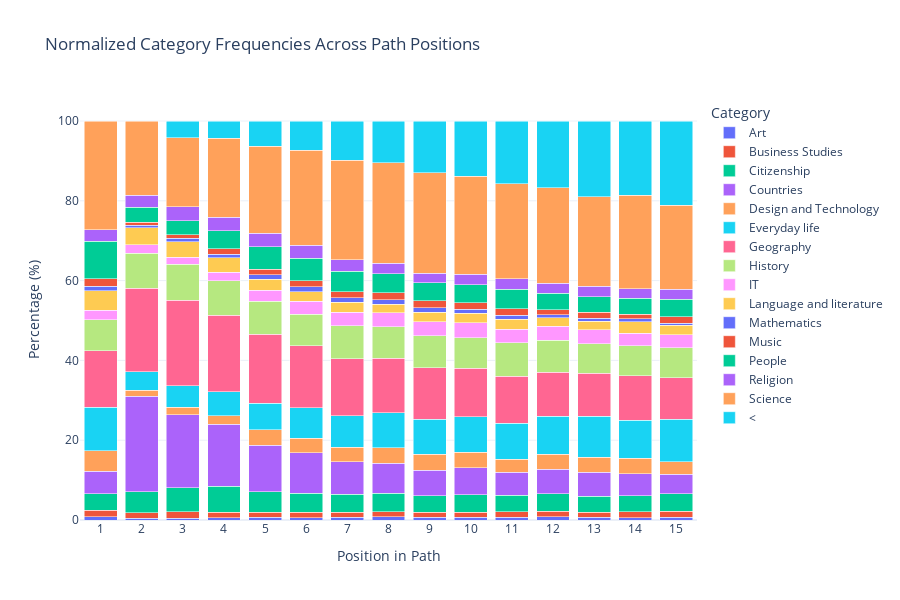

The code cell stored with this chart in its notebook:
### Markdown cell above
## Visual with naviagtion within the same category (not merged)

Allowed:
- Science -> Science -> Science
- Science -> Science -> Science -> Citizenship -> Design and Technology

### Code cell
# Calculate position frequencies (normalized or not)
df_position_data = get_position_frequencies(common_paths_f, max_position=15, normalize=True)

# Plot interactive histogram (line or bar plot, with options for normalization and stacking)
plot_position_interactive(df_position_data, plot_type="bar", normalized=True)

### Figure 1 — Plotly figure (JSON) as saved in the notebook; plotly's stock layout.template omitted (floating-point values rounded to 4 significant figures)
{"data": [{"alignmentgroup": "True", "hovertemplate": "Category=Art<br>Position in Path=%{x}<br>Percentage (%)=%{y}<extra></extra>", "legendgroup": "Art", "marker": {"color": "#636efa", "pattern": {"shape": ""}}, "name": "Art", "offsetgroup": "Art", "orientation": "v", "showlegend": true, "textposition": "auto", "type": "bar", "x": [1, 2, 3, 4, 5, 6, 7, 8, 9, 10, 11, 12, 13, 14, 15], "xaxis": "x", "y": [0.7961, 0.4879, 0.4976, 0.5594, 0.6445, 0.6278, 0.7, 0.7666, 0.6864, 0.6891, 0.7041, 0.8, 0.7332, 0.5569, 0.6823], "yaxis": "y"}, {"alignmentgroup": "True", "hovertemplate": "Category=Business Studies<br>Position in Path=%{x}<br>Percentage (%)=%{y}<extra></extra>", "legendgroup": "Business Studies", "marker": {"color": "#EF553B", "pattern": {"shape": ""}}, "name": "Business Studies", "offsetgroup": "Business Studies", "orientation": "v", "showlegend": true, "textposition": "auto", "type": "bar", "x": [1, 2, 3, 4, 5, 6, 7, 8, 9, 10, 11, 12, 13, 14, 15], "xaxis": "x", "y": [1.661, 1.337, 1.521, 1.421, 1.351, 1.263, 1.261, 1.356, 1.31, 1.22, 1.427, 1.35, 1.211, 1.472, 1.462], "yaxis": "y"}, {"alignmentgroup": "True", "hovertemplate": "Category=Citizenship<br>Position in Path=%{x}<br>Percentage (%)=%{y}<extra></extra>", "legendgroup": "Citizenship", "marker": {"color": "#00cc96", "pattern": {"shape": ""}}, "name": "Citizenship", "offsetgroup": "Citizenship", "orientation": "v", "showlegend": true, "textposition": "auto", "type": "bar", "x": [1, 2, 3, 4, 5, 6, 7, 8, 9, 10, 11, 12, 13, 14, 15], "xaxis": "x", "y": [4.119, 5.233, 6.091, 6.447, 5.063, 4.758, 4.54, 4.555, 4.129, 4.465, 4.015, 4.4, 3.985, 4.097, 4.386], "yaxis": "y"}, {"alignmentgroup": "True", "hovertemplate": "Category=Countries<br>Position in Path=%{x}<br>Percentage (%)=%{y}<extra></extra>", "legendgroup": "Countries", "marker": {"color": "#ab63fa", "pattern": {"shape": ""}}, "name": "Countries", "offsetgroup": "Countries", "orientation": "v", "showlegend": true, "textposition": "auto", "type": "bar", "x": [1, 2, 3, 4, 5, 6, 7, 8, 9, 10, 11, 12, 13, 14, 15], "xaxis": "x", "y": [5.633, 23.94, 18.31, 15.52, 11.68, 10.15, 8.132, 7.599, 6.375, 6.704, 5.823, 6.225, 6.025, 5.449, 4.971], "yaxis": "y"}, {"alignmentgroup": "True", "hovertemplate": "Category=Design and Technology<br>Position in Path=%{x}<br>Percentage (%)=%{y}<extra></extra>", "legendgroup": "Design and Technology", "marker": {"color": "#FFA15A", "pattern": {"shape": ""}}, "name": "Design and Technology", "offsetgroup": "Design and Technology", "orientation": "v", "showlegend": true, "textposition": "auto", "type": "bar", "x": [1, 2, 3, 4, 5, 6, 7, 8, 9, 10, 11, 12, 13, 14, 15], "xaxis": "x", "y": [5.21, 1.481, 1.786, 2.163, 3.932, 3.643, 3.593, 3.803, 3.921, 3.847, 3.311, 3.7, 3.73, 3.898, 3.07], "yaxis": "y"}, {"alignmentgroup": "True", "hovertemplate": "Category=Everyday life<br>Position in Path=%{x}<br>Percentage (%)=%{y}<extra></extra>", "legendgroup": "Everyday life", "marker": {"color": "#19d3f3", "pattern": {"shape": ""}}, "name": "Everyday life", "offsetgroup": "Everyday life", "orientation": "v", "showlegend": true, "textposition": "auto", "type": "bar", "x": [1, 2, 3, 4, 5, 6, 7, 8, 9, 10, 11, 12, 13, 14, 15], "xaxis": "x", "y": [10.88, 4.655, 5.399, 5.979, 6.653, 7.69, 7.957, 8.771, 8.799, 8.958, 8.944, 9.5, 10.3, 9.507, 10.72], "yaxis": "y"}, {"alignmentgroup": "True", "hovertemplate": "Category=Geography<br>Position in Path=%{x}<br>Percentage (%)=%{y}<extra></extra>", "legendgroup": "Geography", "marker": {"color": "#FF6692", "pattern": {"shape": ""}}, "name": "Geography", "offsetgroup": "Geography", "orientation": "v", "showlegend": true, "textposition": "auto", "type": "bar", "x": [1, 2, 3, 4, 5, 6, 7, 8, 9, 10, 11, 12, 13, 14, 15], "xaxis": "x", "y": [14.13, 20.95, 21.45, 19.23, 17.27, 15.56, 14.2, 13.69, 12.91, 12.13, 11.8, 11, 10.74, 11.22, 10.33], "yaxis": "y"}, {"alignmentgroup": "True", "hovertemplate": "Category=History<br>Position in Path=%{x}<br>Percentage (%)=%{y}<extra></extra>", "legendgroup": "History", "marker": {"color": "#B6E880", "pattern": {"shape": ""}}, "name": "History", "offsetgroup": "History", "orientation": "v", "showlegend": true, "textposition": "auto", "type": "bar", "x": [1, 2, 3, 4, 5, 6, 7, 8, 9, 10, 11, 12, 13, 14, 15], "xaxis": "x", "y": [7.815, 8.769, 8.987, 8.636, 8.262, 7.857, 8.276, 7.924, 8.112, 7.709, 8.43, 8.125, 7.459, 7.438, 7.554], "yaxis": "y"}, {"alignmentgroup": "True", "hovertemplate": "Category=IT<br>Position in Path=%{x}<br>Percentage (%)=%{y}<extra></extra>", "legendgroup": "IT", "marker": {"color": "#FF97FF", "pattern": {"shape": ""}}, "name": "IT", "offsetgroup": "IT", "orientation": "v", "showlegend": true, "textposition": "auto", "type": "bar", "x": [1, 2, 3, 4, 5, 6, 7, 8, 9, 10, 11, 12, 13, 14, 15], "xaxis": "x", "y": [2.344, 2.104, 1.846, 2.176, 2.708, 3.259, 3.433, 3.457, 3.443, 3.718, 3.406, 3.475, 3.475, 3.222, 3.216], "yaxis": "y"}, {"alignmentgroup": "True", "hovertemplate": "Category=Language and literature<br>Position in Path=%{x}<br>Percentage (%)=%{y}<extra></extra>", "legendgroup": "Language and literature", "marker": {"color": "#FECB52", "pattern": {"shape": ""}}, "name": "Language and literature", "offsetgroup": "Language and literature", "orientation": "v", "showlegend": true, "textposition": "auto", "type": "bar", "x": [1, 2, 3, 4, 5, 6, 7, 8, 9, 10, 11, 12, 13, 14, 15], "xaxis": "x", "y": [4.896, 4.298, 3.844, 3.586, 2.783, 2.453, 2.517, 2.174, 2.382, 2.412, 2.417, 2.15, 2.104, 2.784, 2.437], "yaxis": "y"}, {"alignmentgroup": "True", "hovertemplate": "Category=Mathematics<br>Position in Path=%{x}<br>Percentage (%)=%{y}<extra></extra>", "legendgroup": "Mathematics", "marker": {"color": "#636efa", "pattern": {"shape": ""}}, "name": "Mathematics", "offsetgroup": "Mathematics", "orientation": "v", "showlegend": true, "textposition": "auto", "type": "bar", "x": [1, 2, 3, 4, 5, 6, 7, 8, 9, 10, 11, 12, 13, 14, 15], "xaxis": "x", "y": [1.161, 0.6597, 0.8862, 0.9423, 1.112, 1.165, 1.091, 1.128, 1.082, 0.9187, 1.066, 0.775, 0.8607, 0.7558, 0.5361], "yaxis": "y"}, {"alignmentgroup": "True", "hovertemplate": "Category=Music<br>Position in Path=%{x}<br>Percentage (%)=%{y}<extra></extra>", "legendgroup": "Music", "marker": {"color": "#EF553B", "pattern": {"shape": ""}}, "name": "Music", "offsetgroup": "Music", "orientation": "v", "showlegend": true, "textposition": "auto", "type": "bar", "x": [1, 2, 3, 4, 5, 6, 7, 8, 9, 10, 11, 12, 13, 14, 15], "xaxis": "x", "y": [1.807, 0.6987, 0.8763, 1.304, 1.432, 1.568, 1.565, 1.695, 1.789, 1.622, 1.598, 1.225, 1.434, 1.154, 1.559], "yaxis": "y"}, {"alignmentgroup": "True", "hovertemplate": "Category=People<br>Position in Path=%{x}<br>Percentage (%)=%{y}<extra></extra>", "legendgroup": "People", "marker": {"color": "#00cc96", "pattern": {"shape": ""}}, "name": "People", "offsetgroup": "People", "orientation": "v", "showlegend": true, "textposition": "auto", "type": "bar", "x": [1, 2, 3, 4, 5, 6, 7, 8, 9, 10, 11, 12, 13, 14, 15], "xaxis": "x", "y": [9.368, 3.728, 3.517, 4.575, 5.535, 5.563, 5.09, 4.754, 4.524, 4.622, 4.929, 4.05, 3.953, 4.018, 4.435], "yaxis": "y"}, {"alignmentgroup": "True", "hovertemplate": "Category=Religion<br>Position in Path=%{x}<br>Percentage (%)=%{y}<extra></extra>", "legendgroup": "Religion", "marker": {"color": "#ab63fa", "pattern": {"shape": ""}}, "name": "Religion", "offsetgroup": "Religion", "orientation": "v", "showlegend": true, "textposition": "auto", "type": "bar", "x": [1, 2, 3, 4, 5, 6, 7, 8, 9, 10, 11, 12, 13, 14, 15], "xaxis": "x", "y": [2.939, 2.994, 3.444, 3.393, 3.451, 3.255, 2.877, 2.609, 2.423, 2.57, 2.55, 2.525, 2.518, 2.387, 2.437], "yaxis": "y"}, {"alignmentgroup": "True", "hovertemplate": "Category=Science<br>Position in Path=%{x}<br>Percentage (%)=%{y}<extra></extra>", "legendgroup": "Science", "marker": {"color": "#FFA15A", "pattern": {"shape": ""}}, "name": "Science", "offsetgroup": "Science", "orientation": "v", "showlegend": true, "textposition": "auto", "type": "bar", "x": [1, 2, 3, 4, 5, 6, 7, 8, 9, 10, 11, 12, 13, 14, 15], "xaxis": "x", "y": [27.24, 18.66, 17.3, 19.77, 21.77, 23.86, 24.93, 25.27, 25.16, 24.62, 23.88, 23.95, 22.51, 23.47, 21.1], "yaxis": "y"}, {"alignmentgroup": "True", "hovertemplate": "Category=<<br>Position in Path=%{x}<br>Percentage (%)=%{y}<extra></extra>", "legendgroup": "<", "marker": {"color": "#19d3f3", "pattern": {"shape": ""}}, "name": "<", "offsetgroup": "<", "orientation": "v", "showlegend": true, "textposition": "auto", "type": "bar", "x": [3, 4, 5, 6, 7, 8, 9, 10, 11, 12, 13, 14, 15], "xaxis": "x", "y": [4.241, 4.292, 6.352, 7.334, 9.836, 10.44, 12.96, 13.8, 15.7, 16.75, 18.97, 18.58, 21.1], "yaxis": "y"}], "layout": {"barmode": "stack", "height": 600, "legend": {"title": {"text": "Category"}, "tracegroupgap": 0}, "title": {"text": "Normalized Category Frequencies Across Path Positions"}, "width": 900, "xaxis": {"anchor": "y", "domain": [0, 1], "dtick": 1, "tick0": 1, "tickmode": "linear", "title": {"text": "Position in Path"}}, "yaxis": {"anchor": "x", "domain": [0, 1], "title": {"text": "Percentage (%)"}}}}
